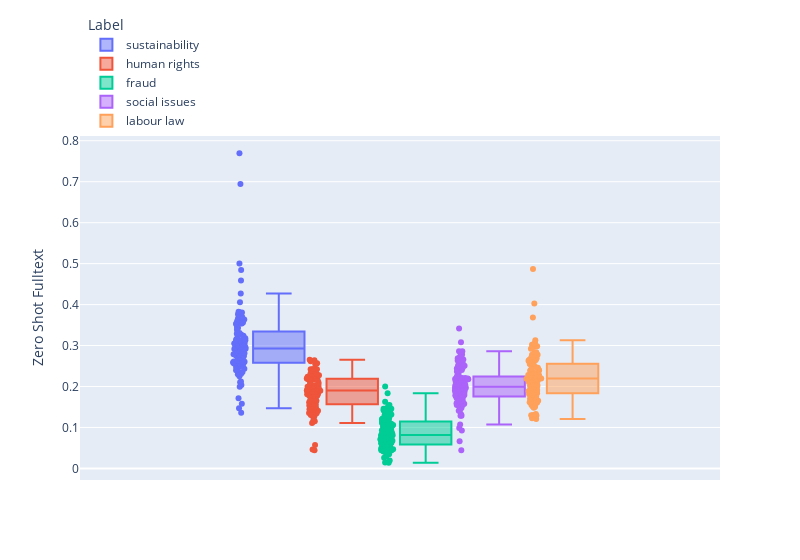

Write notebook code for a chart like this one.
### Markdown cell above
### 5.1.4	ANOVA-Test Unterscheidung der Label in verschiedenen Ansätzen

### Code cell
fig = px.box(result_normal, y="Zero Shot Fulltext", points="all", color = "Label", width=800)
fig.update_layout(legend=dict(
    yanchor="bottom",
    y=1,
    xanchor="left",
    x=0.01
))
fig.show()
